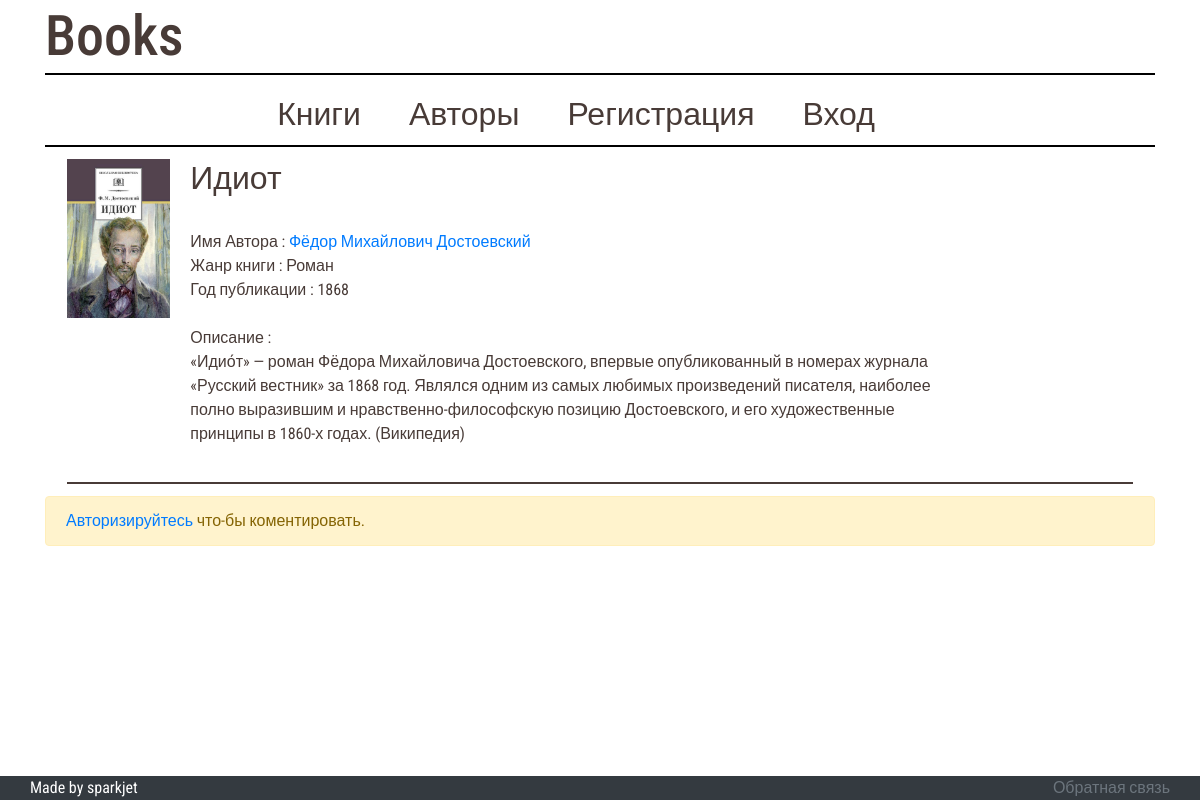
The page /books/2 on the database its author committed.
### bookapp/models.py (models this page shows, shortened)
class Book(models.Model):
	book_autor = models.ForeignKey(Autor, on_delete=models.SET_NULL, null=True)
	book_autor_info = models.CharField(max_length=303)
	book_name = models.CharField(max_length=2**10)
	book_genre = models.CharField(max_length=32)
	book_picture = models.ImageField(upload_to='bookapp/static/bookapp/pictures', default='bookapp/static/bookapp/pictures/undefiend.png')
	book_year = models.PositiveSmallIntegerField(
			validators=[
				MaxValueValidator(
					datetime.now().year,
					'Год должен быть не больше чем тукущий'
				)
			]
		)
	book_description = models.TextField()
	def get_static_url(self):
		return self.book_picture.url[7:]

class Autor(models.Model):
	author_full_name = models.CharField(max_length=303, default=None)
	date_birth = models.DateField('birth date')
	death_date = models.DateField('death date')
	birth_place = models.CharField(max_length=90, default=None)
	author_picture = models.ImageField(upload_to='bookapp/static/bookapp/pictures', default='bookapp/static/bookapp/pictures/undefiend.png')
	def __str__(self):
		return self.author_full_name

### bookapp/views.py (the view)
# urls.py: path('books/<int:pk>', views.ParticularBook.as_view(), name='particular_book'),
class ParticularBook(DetailView):
	template_name = 'bookapp/book_info.html'
	context_object_name = 'book'
	def get_context_data(self, **kwargs):
		context = super().get_context_data(**kwargs)
		context['book_author'] = Autor.objects.get(author_full_name=self.get_object().book_autor)
		return context
	def get_object(self):
		return get_object_or_404(Book, pk=self.kwargs.get('pk'))

### bookapp/templates/bookapp/book_info.html
{% extends "bookapp/primary_pattern.html" %}
{% load static %}
{% block page_config %}
	<link rel="stylesheet" type="text/css" href="{% static 'bookapp/styles_for_book.css' %}">
{% endblock page_config %}
{% block content %}
	<div class="book">
		<div class="image-wrapper">
			<img src="{{ book.get_static_url }}" class="book-picture">
		</div>
		<div>
		<h1 class="book-title">{{ book.book_name }}</h1><br>
		{% if book.book_autor %}
				<span class="book-attribute">Имя Автора : <a href="{% url 'bookapp:particular_author' book_author.pk %}">
					{{ book.book_autor }}
				</a></span><br>
		{% else %}
			<span class="book-attribute">Имя Автора : {{ book.book_autor_info }}</span><br>
		{% endif %}
		<span class="book-attribute">Жанр книги : {{ book.book_genre }}</span><br>
		<span class="book-attribute">Год публикации : {{ book.book_year }}</span><br><br>
		<span>Описание :</span><br>
		<p class="book-description">{{ book.book_description }}</p>
		</div>
	</div>
	{% block comments %}
		{% if user.is_authenticated %}
			<form method="POST" action='bookapp:particular_book'>
				<textarea></textarea>
				<input type="submit" value="Send">
			</form>
		{% else %}
			<p class="alert alert-warning">
				<a href="{% url 'authapp:login' %}">Авторизируйтесь</a> что-бы коментировать.
			</p>
		{% endif %}
	{% endblock comments %}
{% endblock content %}

### bookapp/static/bookapp/styles.css (style rules this page uses)
* { margin: 0; padding: 0; }
body { font-family: 'Roboto Condensed', sans-serif !important; }
a { text-decoration: none !important; }

### bookapp/static/bookapp/styles_for_book.css (style rules this page uses)
.book { color: #483B37; margin: 12px 2%; display: flex; padding-bottom: 20px; border-bottom: 2px solid #483B37; }
.book-title { font-size: 2em; }
.book-description { width:80%; }
.book-picture { width:100%; object-fit:cover; }
.image-wrapper { width:270px; margin-right: 20px; }

### rows shown on the page
Book: get_static_url (picture), book_name "Идиот", book_autor "Фёдор Михайлович Достоевский", book_genre "Роман", book_year "1868", book_description "«Идио́т» — роман Фёдора Михайловича Достоевского, впервые опубликованный в номерах журнала «Русский вестник» за 1868 год. Являлся одним из самых любимых произведений писателя, наиболее полно выразившим и нравственно-философскую позицию Достоевского, и его художественные принципы в 1860-х годах. (Википедия)"
